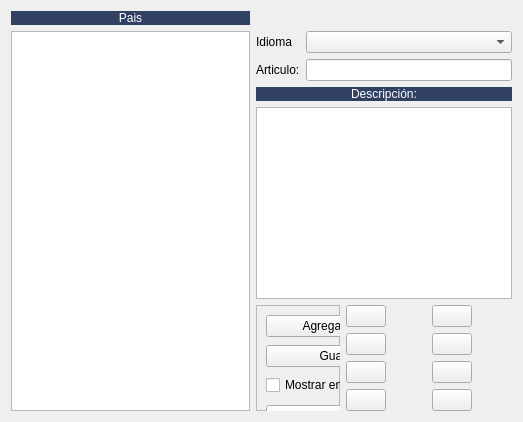
         <widget class="QWidget" name="tab_web">
          <attribute name="title">
           <string>Web</string>
          </attribute>
          <layout class="QGridLayout" name="gridLayout_43">
           <item row="4" column="1" colspan="6">
            <widget class="QTextEdit" name="txtDescWebIdioma"/>
           </item>
           <item row="5" column="6" rowspan="2">
            <widget class="QLabel" name="imagen3_web_idioma">
             <property name="maximumSize">
              <size>
               <width>72</width>
               <height>72</height>
              </size>
             </property>
             <property name="text">
              <string/>
             </property>
             <property name="pixmap">
              <pixmap resource="../maya.qrc">:/Icons/PNG/Box.png</pixmap>
             </property>
             <property name="scaledContents">
              <bool>true</bool>
             </property>
            </widget>
           </item>
           <item row="0" column="0">
            <widget class="QLabel" name="label_66">
             <property name="styleSheet">
              <string notr="true">background-color: #304163;
color: rgb(255, 255, 255);</string>
             </property>
             <property name="text">
              <string>Pais</string>
             </property>
             <property name="alignment">
              <set>Qt::AlignCenter</set>
             </property>
            </widget>
           </item>
           <item row="2" column="1">
            <widget class="QLabel" name="label_51">
             <property name="text">
              <string>Articulo:</string>
             </property>
            </widget>
           </item>
           <item row="1" column="0" rowspan="8">
            <widget class="QTableView" name="tablaPaises_web">
             <property name="maximumSize">
              <size>
               <width>239</width>
               <height>16777215</height>
              </size>
             </property>
            </widget>
           </item>
           <item row="6" column="5">
            <widget class="QPushButton" name="btnImg_web3_delete">
             <property name="text">
              <string/>
             </property>
             <property name="icon">
              <iconset resource="../maya.qrc">
               <normaloff>:/Icons/PNG/borrar.png</normaloff>:/Icons/PNG/borrar.png</iconset>
             </property>
            </widget>
           </item>
           <item row="1" column="1">
            <widget class="QLabel" name="label_56">
             <property name="text">
              <string>Idioma</string>
             </property>
            </widget>
           </item>
           <item row="5" column="5">
            <widget class="QPushButton" name="btnImg_web3_add">
             <property name="text">
              <string/>
             </property>
             <property name="icon">
              <iconset resource="../maya.qrc">
               <normaloff>:/Icons/PNG/refrescar.png</normaloff>:/Icons/PNG/refrescar.png</iconset>
             </property>
            </widget>
           </item>
           <item row="7" column="5">
            <widget class="QPushButton" name="btnImg_web4_add">
             <property name="text">
              <string/>
             </property>
             <property name="icon">
              <iconset resource="../maya.qrc">
               <normaloff>:/Icons/PNG/refrescar.png</normaloff>:/Icons/PNG/refrescar.png</iconset>
             </property>
            </widget>
           </item>
           <item row="7" column="6" rowspan="2">
            <widget class="QLabel" name="imagen4_web_idioma">
             <property name="maximumSize">
              <size>
               <width>72</width>
               <height>72</height>
              </size>
             </property>
             <property name="text">
              <string/>
             </property>
             <property name="pixmap">
              <pixmap resource="../maya.qrc">:/Icons/PNG/Box.png</pixmap>
             </property>
             <property name="scaledContents">
              <bool>true</bool>
             </property>
            </widget>
           </item>
           <item row="3" column="1" colspan="6">
            <widget class="QLabel" name="label_64">
             <property name="styleSheet">
              <string notr="true">background-color: #304163;
color: rgb(255, 255, 255);</string>
             </property>
             <property name="text">
              <string>Descripción:</string>
             </property>
             <property name="alignment">
              <set>Qt::AlignCenter</set>
             </property>
            </widget>
           </item>
           <item row="8" column="5">
            <widget class="QPushButton" name="btnImg_web4_delete">
             <property name="text">
              <string/>
             </property>
             <property name="icon">
              <iconset resource="../maya.qrc">
               <normaloff>:/Icons/PNG/borrar.png</normaloff>:/Icons/PNG/borrar.png</iconset>
             </property>
            </widget>
           </item>
           <item row="2" column="2" colspan="5">
            <widget class="QLineEdit" name="txtArticulowebidioma"/>
           </item>
           <item row="1" column="2" colspan="5">
            <widget class="QComboBox" name="cboIdiomasweb"/>
           </item>
           <item row="5" column="4" rowspan="2">
            <widget class="QLabel" name="imagen1_web_idioma">
             <property name="maximumSize">
              <size>
               <width>72</width>
               <height>72</height>
              </size>
             </property>
             <property name="text">
              <string/>
             </property>
             <property name="pixmap">
              <pixmap resource="../maya.qrc">:/Icons/PNG/Box.png</pixmap>
             </property>
             <property name="scaledContents">
              <bool>true</bool>
             </property>
            </widget>
           </item>
           <item row="7" column="4" rowspan="2">
            <widget class="QLabel" name="imagen2_web_idioma">
             <property name="maximumSize">
              <size>
               <width>72</width>
               <height>72</height>
              </size>
             </property>
             <property name="text">
              <string/>
             </property>
             <property name="pixmap">
              <pixmap resource="../maya.qrc">:/Icons/PNG/Box.png</pixmap>
             </property>
             <property name="scaledContents">
              <bool>true</bool>
             </property>
            </widget>
           </item>
           <item row="5" column="3">
            <widget class="QPushButton" name="btnImg_web1_add">
             <property name="text">
              <string/>
             </property>
             <property name="icon">
              <iconset resource="../maya.qrc">
               <normaloff>:/Icons/PNG/refrescar.png</normaloff>:/Icons/PNG/refrescar.png</iconset>
             </property>
            </widget>
           </item>
           <item row="6" column="3">
            <widget class="QPushButton" name="btnImg_web1_delete">
             <property name="text">
              <string/>
             </property>
             <property name="icon">
              <iconset resource="../maya.qrc">
               <normaloff>:/Icons/PNG/borrar.png</normaloff>:/Icons/PNG/borrar.png</iconset>
             </property>
            </widget>
           </item>
           <item row="7" column="3">
            <widget class="QPushButton" name="btnImg_web2_add">
             <property name="text">
              <string/>
             </property>
             <property name="icon">
              <iconset resource="../maya.qrc">
               <normaloff>:/Icons/PNG/refrescar.png</normaloff>:/Icons/PNG/refrescar.png</iconset>
             </property>
            </widget>
           </item>
           <item row="8" column="3">
            <widget class="QPushButton" name="btnImg_web2_delete">
             <property name="text">
              <string/>
             </property>
             <property name="icon">
              <iconset resource="../maya.qrc">
               <normaloff>:/Icons/PNG/borrar.png</normaloff>:/Icons/PNG/borrar.png</iconset>
             </property>
            </widget>
           </item>
           <item row="5" column="1" rowspan="4" colspan="2">
            <widget class="QFrame" name="frame_21">
             <property name="frameShape">
              <enum>QFrame::StyledPanel</enum>
             </property>
             <property name="frameShadow">
              <enum>QFrame::Raised</enum>
             </property>
             <widget class="QPushButton" name="pushButton">
              <property name="geometry">
               <rect>
                <x>10</x>
                <y>10</y>
                <width>151</width>
                <height>22</height>
               </rect>
              </property>
              <property name="text">
               <string>Agregar a pais</string>
              </property>
              <property name="icon">
               <iconset resource="../maya.qrc">
                <normaloff>:/Icons/PNG/add.png</normaloff>:/Icons/PNG/add.png</iconset>
              </property>
             </widget>
             <widget class="QPushButton" name="pushButton_2">
              <property name="geometry">
               <rect>
                <x>170</x>
                <y>10</y>
                <width>81</width>
                <height>22</height>
               </rect>
              </property>
              <property name="text">
               <string>Editar</string>
              </property>
              <property name="icon">
               <iconset resource="../maya.qrc">
                <normaloff>:/Icons/PNG/edit.png</normaloff>:/Icons/PNG/edit.png</iconset>
              </property>
             </widget>
             <widget class="QPushButton" name="pushButton_3">
              <property name="geometry">
               <rect>
                <x>10</x>
                <y>40</y>
                <width>151</width>
                <height>22</height>
               </rect>
              </property>
              <property name="text">
               <string>Guardar</string>
              </property>
              <property name="icon">
               <iconset resource="../maya.qrc">
                <normaloff>:/Icons/PNG/Save.png</normaloff>:/Icons/PNG/Save.png</iconset>
              </property>
             </widget>
             <widget class="QPushButton" name="pushButton_4">
              <property name="geometry">
               <rect>
                <x>170</x>
                <y>40</y>
                <width>81</width>
                <height>22</height>
               </rect>
              </property>
              <property name="text">
               <string>Deshacer</string>
              </property>
              <property name="icon">
               <iconset resource="../maya.qrc">
                <normaloff>:/Icons/PNG/undo.png</normaloff>:/Icons/PNG/undo.png</iconset>
              </property>
             </widget>
             <widget class="QPushButton" name="pushButton_5">
              <property name="geometry">
               <rect>
                <x>10</x>
                <y>100</y>
                <width>241</width>
                <height>22</height>
               </rect>
              </property>
              <property name="text">
               <string>Borrar de pais</string>
              </property>
              <property name="icon">
               <iconset resource="../maya.qrc">
                <normaloff>:/Icons/PNG/borrar.png</normaloff>:/Icons/PNG/borrar.png</iconset>
              </property>
             </widget>
             <widget class="QCheckBox" name="checkBox">
              <property name="geometry">
               <rect>
                <x>10</x>
                <y>70</y>
                <width>241</width>
                <height>20</height>
               </rect>
              </property>
              <property name="text">
               <string>Mostrar en web</string>
              </property>
             </widget>
            </widget>
           </item>
          </layout>
         </widget>
